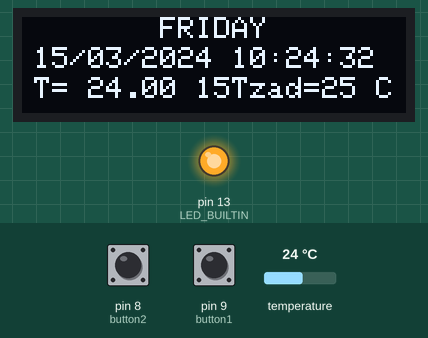
This sketch was run on a simulated Arduino Uno, built with avr-gcc and run on an emulated ATmega328P. Shown: 128×32 one-colour display, output pins drawn as LEDs (lit = HIGH). Wiring (inferred from the names in the program): DS18B20 sensor: data A0; DS1307 clock at I2C address 0x68. Inputs (shaded band) come from the test bench; at power-on: temperature 24 °C, pin 9 (button1) HIGH, pin 8 (button2) HIGH. The local clock reads 2024-03-15 10:24:30 at power-on unless the sketch sets it; what the sketch prints to the serial monitor is not drawn.

Above: at 2.2 s.
2.3 s: temperature set to 24.5 °C
At 2.65 s:
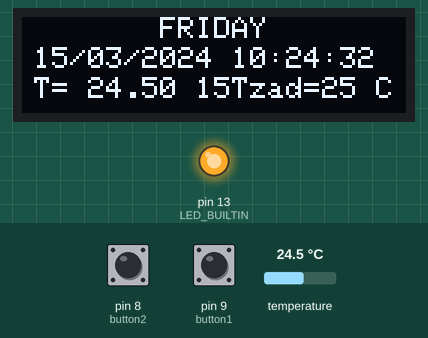
3.9 s: temperature set to 25.5 °C
At 6.2 s:
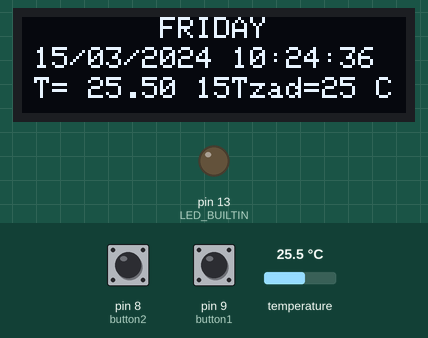
6.3 s: pin 9 (button1) pulled LOW for 1 s
At 7.44 s:
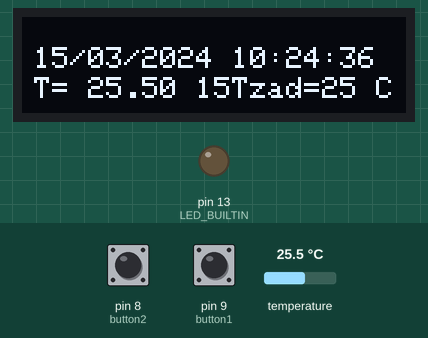
8.8 s: pin 8 (button2) pulled LOW for 0.2 s
At 9.44 s:
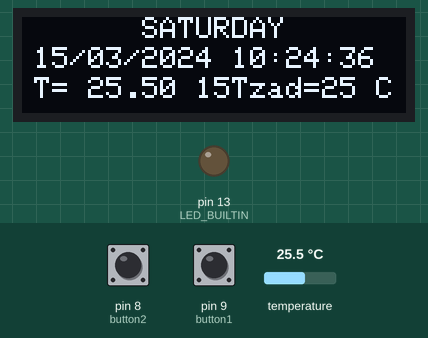
11.0 s: pin 8 (button2) pulled LOW for 1 s
At 12.48 s:
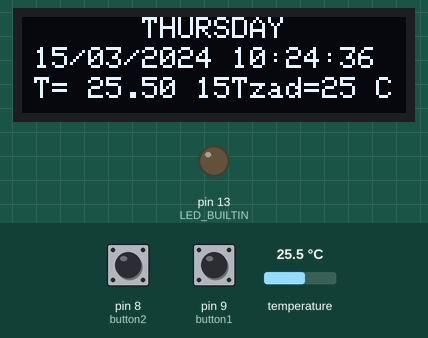
13.5 s: pin 9 (button1) pulled LOW for 0.2 s
At 13.84 s:
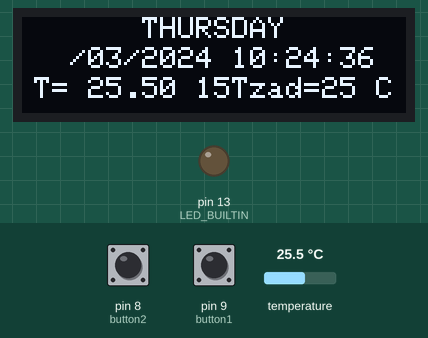
Timing chart, 0 to 16.2 s (numbered marks = the images above; inputs shaded):
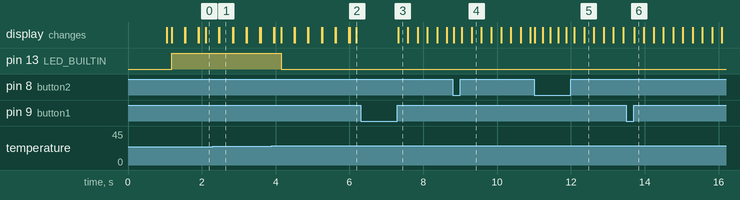

The sketch:

RTC_OLED_rw.ino
```cpp
// Arduino real time clock with DS1307 and SSD1306 OLED

#include <Wire.h>                        // Include Wire library (required for I2C devices)
#include <Adafruit_GFX.h>                // Include Adafruit graphics library
#include <Adafruit_SSD1306.h>            // Include Adafruit SSD1306 OLED driver

#define OLED_RESET 4
Adafruit_SSD1306 display(OLED_RESET);

#define button1    9                       // Button B1 is connected to Arduino pin 9
#define button2    8                       // Button B2 is connected to Arduino pin 8

// define DS18B20 data pin connection
#define DS18B20_PIN   A0
char Time[]     = "  :  :  ";
char Calendar[] = "  /  /20  ";
byte i, second, minute, hour, day, date, month, year;
unsigned int ds18b20_temp;
char Buffer[] = "        ";
char Buffer_Tz[] = "Tzad=   C";
byte Thi, Tlo;
byte Tz;

void setup(void) {

  Serial.begin(9600);   //only for debug
  pinMode(button1, INPUT_PULLUP);
  pinMode(button2, INPUT_PULLUP);
  pinMode(LED_BUILTIN, OUTPUT);
  digitalWrite(LED_BUILTIN, LOW);
  delay(1000);

  // by default, we'll generate the high voltage from the 3.3v line internally! (neat!)
  display.begin(SSD1306_SWITCHCAPVCC, 0x3C);  // initialize with the I2C addr 0x3C (for the 128x32)
  // init done

  // Clear the display buffer.
  display.clearDisplay();
  display.display();

  display.setTextColor(WHITE, BLACK);
  Tz=25;
}


void display_day(){
  switch(day){
    case 1:  draw_text(40, 0, " SUNDAY  ", 1); break;
    case 2:  draw_text(40, 0, " MONDAY  ", 1); break;
    case 3:  draw_text(40, 0, " TUESDAY ", 1); break;
    case 4:  draw_text(40, 0, "WEDNESDAY", 1); break;
    case 5:  draw_text(40, 0, "THURSDAY ", 1); break;
    case 6:  draw_text(40, 0, " FRIDAY  ", 1); break;
    default: draw_text(40, 0, "SATURDAY ", 1);
  }
}

void DS1307_display(){
  // Convert BCD to decimal
  second = (second >> 4) * 10 + (second & 0x0F);
  minute = (minute >> 4) * 10 + (minute & 0x0F);
  hour   = (hour >> 4)   * 10 + (hour & 0x0F);
  date   = (date >> 4)   * 10 + (date & 0x0F);
  month  = (month >> 4)  * 10 + (month & 0x0F);
  year   = (year >> 4)   * 10 + (year & 0x0F);
  //Tz     = (Tz>>4) * 10 + (Tz & 0x0F);
  // End conversion

  Time[7]     = second % 10 + 48;
  Time[6]     = second / 10 + 48;
  Time[4]     = minute % 10 + 48;
  Time[3]     = minute / 10 + 48;
  Time[1]     = hour   % 10 + 48;
  Time[0]     = hour   / 10 + 48;
  Calendar[9] = year   % 10 + 48;
  Calendar[8] = year   / 10 + 48;
  Calendar[4] = month  % 10 + 48;
  Calendar[3] = month  / 10 + 48;
  Calendar[1] = date   % 10 + 48;
  Calendar[0] = date   / 10 + 48;
  Buffer_Tz[5] = Tz / 10 + 48;
  Buffer_Tz[6] = Tz % 10 +48;

  draw_text(4,  10, Calendar, 1);
  draw_text(70, 10, Time, 1);
  draw_text(4, 20, Buffer, 1);
  draw_text(70, 20, Buffer_Tz, 1);
}

void blink_parameter(){
  byte j = 0;
  while(j < 10 && digitalRead(button1) && digitalRead(button2)){
    j++;
    delay(25);
  }
}

byte edit(byte x_pos, byte y_pos, byte parameter){
  char text[3];
  sprintf(text,"%02u", parameter);
  while(!digitalRead(button1));                      // Wait until button B1 released
  while(true){
    while(!digitalRead(button2)){                    // If button B2 is pressed
      parameter++;
      if(i == 0 && parameter > 31)                   // If date > 31 ==> date = 1
        parameter = 1;
      if(i == 1 && parameter > 12)                   // If month > 12 ==> month = 1
        parameter = 1;
      if(i == 2 && parameter > 99)                   // If year > 99 ==> year = 0
        parameter = 0;
      if(i == 3 && parameter > 23)                   // If hours > 23 ==> hours = 0
        parameter = 0;
      if(i == 4 && parameter > 59)                   // If minutes > 59 ==> minutes = 0
        parameter = 0;
      if(i == 5 && parameter > 99)                   // If Tz > 59 ==> Tz = 0
        parameter = 0;

      sprintf(text,"%02u", parameter);
      draw_text(x_pos, y_pos, text, 1);
      delay(200);                                    // Wait 200ms
    }
    draw_text(x_pos, y_pos, "  ", 1);
    blink_parameter();
    draw_text(x_pos, y_pos, text, 1);
    blink_parameter();
    if(!digitalRead(button1)){                       // If button B1 is pressed
      i++;                                           // Increament 'i' for the next parameter
      return parameter;                              // Return parameter value and exit
    }
  }
}

void draw_text(byte x_pos, byte y_pos, char *text, byte text_size) {
  display.setCursor(x_pos, y_pos);
  display.setTextSize(text_size);
  display.print(text);
  display.display();
}

void loop() {

  if(!digitalRead(button1)){                         // If button B1 is pressed
    i = 0;
    while(!digitalRead(button1));                    // Wait for button B1 release
    while(true){
      while(!digitalRead(button2)){                  // While button B2 pressed
        day++;                                       // Increment day
        if(day > 7) day = 1;
        display_day();                               // Call display_day function
        delay(200);                                  // Wait 200 ms
      }
      draw_text(40, 0, "         ", 1);
      blink_parameter();                             // Call blink_parameter function
      display_day();                                 // Call display_day function
      blink_parameter();                             // Call blink_parameter function
      if(!digitalRead(button1))                      // If button B1 is pressed
        break;
    }

    date   = edit(4, 10, date);                      // Edit date
    month  = edit(22, 10, month);                    // Edit month
    year   = edit(52, 10, year);                    // Edit year
    hour   = edit(70, 10, hour);                     // Edit hours
    minute = edit(88, 10, minute);                   // Edit minutes
    Tz = edit(100,  20, Tz);                         // Edit Temp

    // Convert decimal to BCD
    minute = ((minute / 10) << 4) + (minute % 10);
    hour = ((hour / 10) << 4) + (hour % 10);
    date = ((date / 10) << 4) + (date % 10);
    month = ((month / 10) << 4) + (month % 10);
    year = ((year / 10) << 4) + (year % 10);
    // End conversion

    // Write data to DS1307 RTC
    Wire.beginTransmission(0x68);               // Start I2C protocol with DS1307 address
    Wire.write(0);                              // Send register address
    Wire.write(0);                              // Reset sesonds and start oscillator
    Wire.write(minute);                         // Write minute
    Wire.write(hour);                           // Write hour
    Wire.write(day);                            // Write day
    Wire.write(date);                           // Write date
    Wire.write(month);                          // Write month
    Wire.write(year);                           // Write year
    Wire.endTransmission();                     // Stop transmission and release the I2C bus
    delay(200);                                 // Wait 200ms
  }
    // temperature measurment
    if(ds18b20_read(&ds18b20_temp))
    {
      if (ds18b20_temp & 0x8000)          // if temperature < 0
      {
        ds18b20_temp = ~ds18b20_temp + 1;  // change temperature value to positive form
        //sprintf(Buffer, "-%2u.%2u C", (ds18b20_temp/16) % 100, (ds18b20_temp & 0x0F) * 625);
            Thi = (ds18b20_temp/16) % 100;
            Tlo = ((ds18b20_temp & 0x0F) * 625)/100;
            Buffer[0]='T';
            Buffer[1]= '=';
            Buffer[2]='-';
            Buffer[3]= Thi % 10 + 48;
            Buffer[4]= Thi / 10 + 48;
            Buffer[5]='.';
            Buffer[6]= Tlo % 10 + 48;
            Buffer[7]= Tlo / 10 + 48;
            Buffer[8]= ' ';
            Buffer[9]= 'C';
      }
      else
      {      // otherwise (temperature >= 0)
        if (ds18b20_temp/16 > 100) {          // if temperature >= 100 °C
          //sprintf(Buffer, "%03u.%2u C", ds18b20_temp/16, (ds18b20_temp & 0x0F) * 625);
            Thi = (ds18b20_temp/16) % 100;
            Tlo = ((ds18b20_temp & 0x0F) * 625)/100;
            Buffer[0]= 'T';
            Buffer[1]= '=';
            Buffer[2]= Thi / 100 + 48;
            Buffer[3]= Thi / 10 + 48;
            Buffer[4]= Thi % 10 + 48;
            Buffer[5]='.';
            Buffer[6]= Tlo / 10 + 48;
            Buffer[7]= Tlo % 10 + 48;
            Buffer[8]= ' ';
            Buffer[9]= 'C';
        }
        else {      // otherwise ( 0 <= temperature < 100)
            //sprintf(Buffer, " %2d.%d C", ds18b20_temp/16, (unsigned char)((ds18b20_temp & 0x0F) * 625));
            Thi = (ds18b20_temp/16);
            Tlo = ((ds18b20_temp & 0x0F) * 625)/100;
            Buffer[0]= 'T';
            Buffer[1]= '=';
            Buffer[2]= ' ';
            Buffer[3]= Thi / 10 + 48;
            Buffer[4]= Thi % 10 + 48;
            Buffer[5]='.';
            Buffer[6]= Tlo / 10 + 48;
            Buffer[7]= Tlo % 10 + 48;
            Buffer[8]= ' ';
            Buffer[9]= 'C';
        }
      }
   }
   else
   {
    sprintf(Buffer, "ERROR");
    draw_text(4, 20, "ERROR", 1);
   }
  delay(50);
  Wire.beginTransmission(0x68);                 // Start I2C protocol with DS1307 address
  Wire.write(0);                                // Send register address
  Wire.endTransmission(false);                  // I2C restart
  Wire.requestFrom(0x68, 7);                    // Request 7 bytes from DS1307 and release I2C bus at end of reading
  second = Wire.read();                         // Read seconds from register 0
  minute = Wire.read();                         // Read minuts from register 1
  hour   = Wire.read();                         // Read hour from register 2
  day    = Wire.read();                         // Read day from register 3
  date   = Wire.read();                         // Read date from register 4
  month  = Wire.read();                         // Read month from register 5
  year   = Wire.read();                         // Read year from register 6

  display_day();
  DS1307_display();                             // Diaplay time & calendar
 Serial.print(Tz);
 Serial.print(Thi);
 if(Thi<Tz)
  digitalWrite(LED_BUILTIN, HIGH);
 else
  digitalWrite(LED_BUILTIN, LOW);
  delay(50);                                    // Wait 50ms
}

bool ds18b20_start()
{
  bool ret = 0;
  digitalWrite(DS18B20_PIN, LOW);  // send reset pulse to the DS18B20 sensor
  pinMode(DS18B20_PIN, OUTPUT);
  delayMicroseconds(500);          // wait 500 us
  pinMode(DS18B20_PIN, INPUT);
  delayMicroseconds(100);          // wait to read the DS18B20 sensor response
  if (!digitalRead(DS18B20_PIN))
  {
    ret = 1;                  // DS18B20 sensor is present
    delayMicroseconds(400);   // wait 400 us
  }
  return(ret);
}

void ds18b20_write_bit(bool value)
{
  digitalWrite(DS18B20_PIN, LOW);
  pinMode(DS18B20_PIN, OUTPUT);
  delayMicroseconds(2);
  digitalWrite(DS18B20_PIN, value);
  delayMicroseconds(80);
  pinMode(DS18B20_PIN, INPUT);
  delayMicroseconds(2);
}

void ds18b20_write_byte(byte value)
{
  byte i;
  for(i = 0; i < 8; i++)
    ds18b20_write_bit(bitRead(value, i));
}

bool ds18b20_read_bit(void)
{
  bool value;
  digitalWrite(DS18B20_PIN, LOW);
  pinMode(DS18B20_PIN, OUTPUT);
  delayMicroseconds(2);
  pinMode(DS18B20_PIN, INPUT);
  delayMicroseconds(5);
  value = digitalRead(DS18B20_PIN);
  delayMicroseconds(100);
  return value;
}

byte ds18b20_read_byte(void)
{
  byte i, value;
  for(i = 0; i < 8; i++)
    bitWrite(value, i, ds18b20_read_bit());
  return value;
}

bool ds18b20_read(int *raw_temp_value)
{
  if (!ds18b20_start())  // send start pulse
    return(0);
  ds18b20_write_byte(0xCC);   // send skip ROM command
  ds18b20_write_byte(0x44);   // send start conversion command
  while(ds18b20_read_byte() == 0);  // wait for conversion complete
  if (!ds18b20_start())             // send start pulse
    return(0);                      // return 0 if error
  ds18b20_write_byte(0xCC);         // send skip ROM command
  ds18b20_write_byte(0xBE);         // send read command

  *raw_temp_value = ds18b20_read_byte();   // read temperature LSB byte and store it on raw_temp_value LSB byte
  *raw_temp_value |= (unsigned int)(ds18b20_read_byte() << 8);   // read temperature MSB byte and store it on raw_temp_value MSB byte

  return(1);  // OK --> return 1
}

// End of code.
```

Measured:
- the behaviour switches between 24.9 and 25 °C on temperature (found by bisection; images 1 and 2)
- after the input at 3.9 s, pin 13 (LED_BUILTIN): HIGH → LOW after 0.25 s
- after the input at 8.8 s, the display: changes at once (image 4)
- after the input at 11.0 s, the display: first changes at once (image 5 shows a later state)
- after the input at 13.5 s, the display: changes after 0.21 s (image 6)
